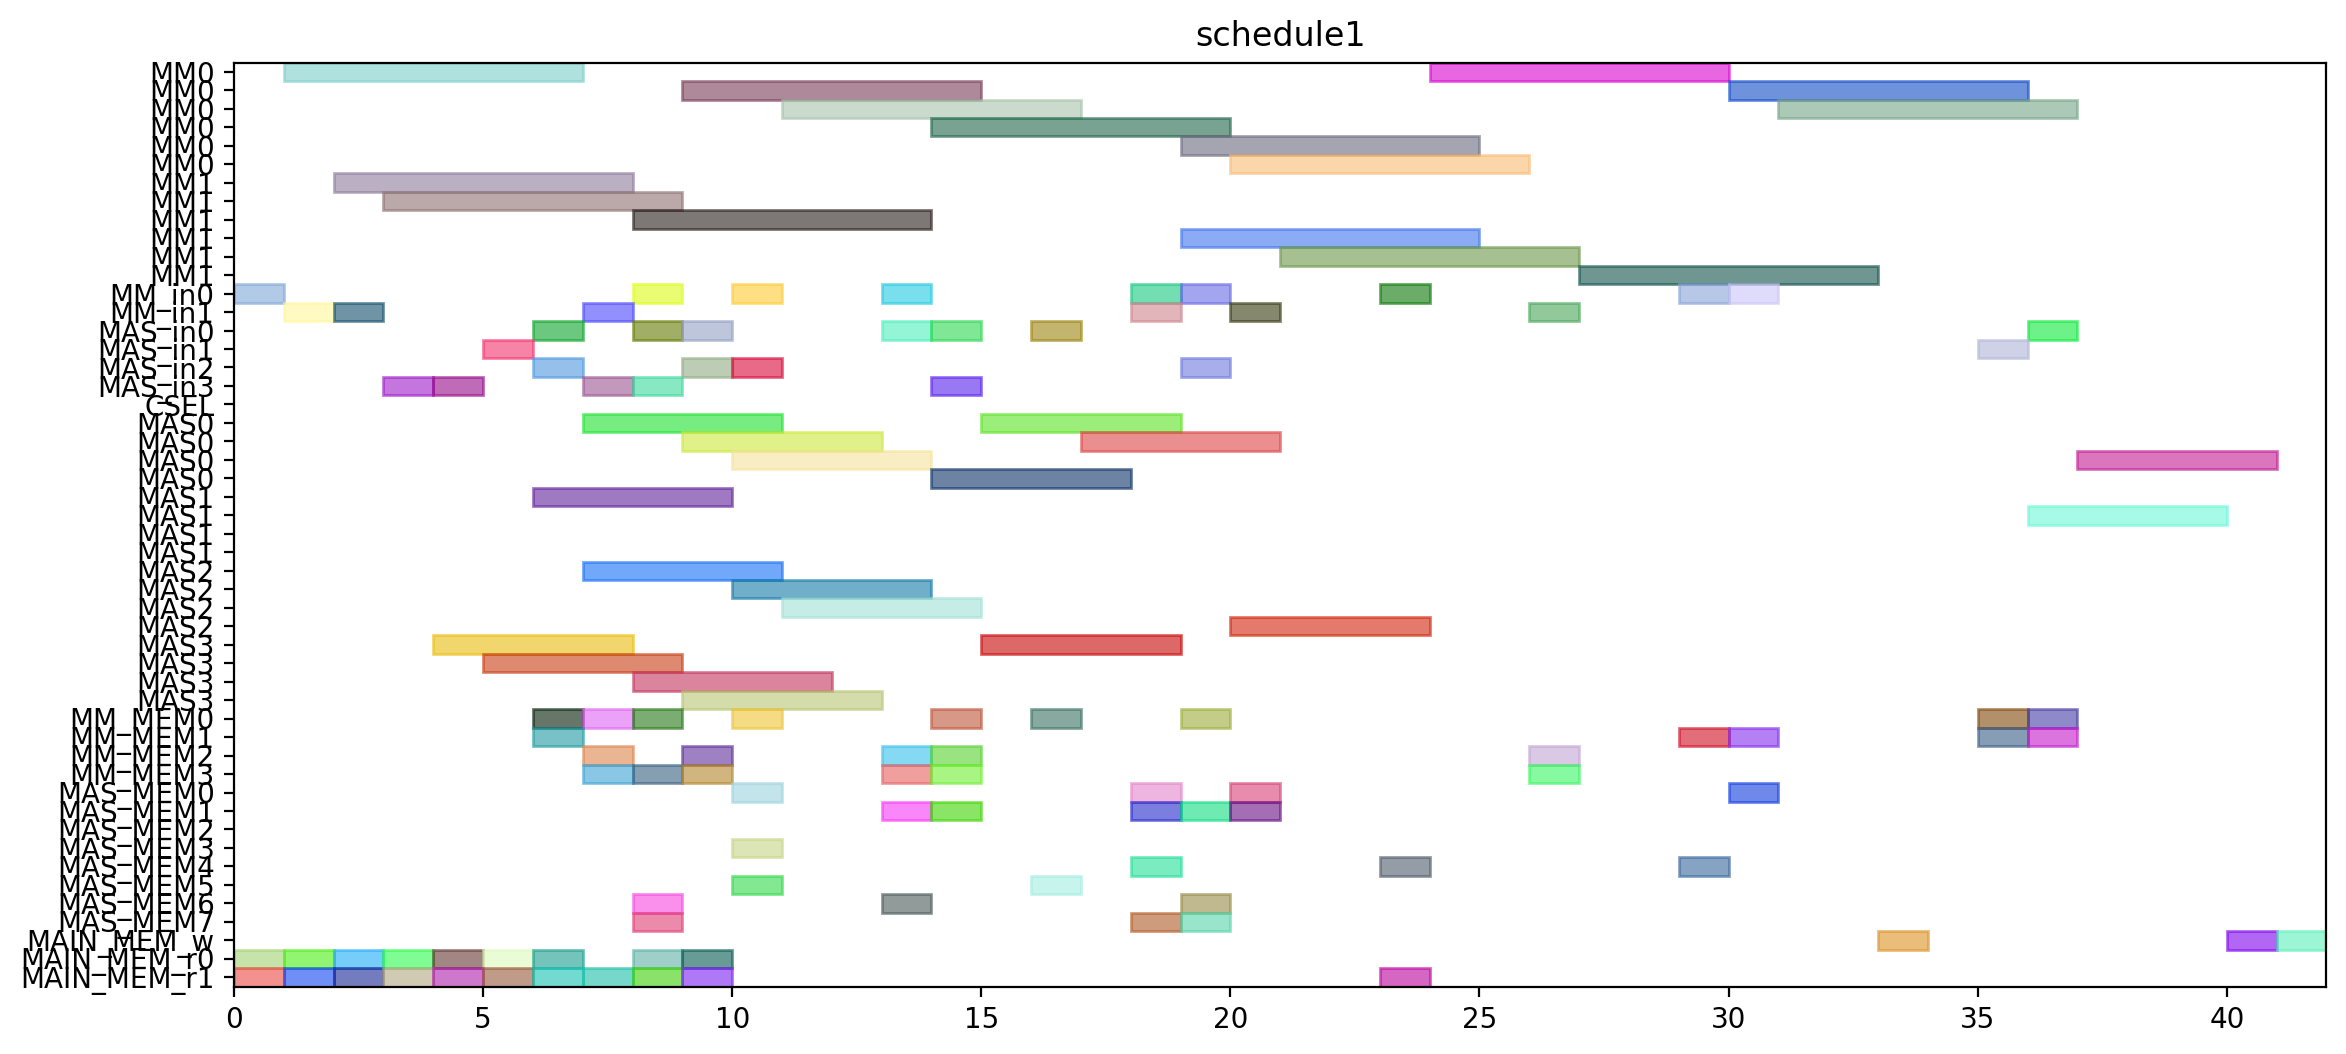

The script that drew this image:
from pyschedule import Scenario, solvers, plotters, alt


def solve():
	horizon = 150
	S = Scenario("schedule1", horizon=horizon)

	# resource
	MM = S.Resources('MM', num=2, size=6)
	MM_in = S.Resources('MM_in', num=2)
	MAS_in = S.Resources('MAS_in', num=4)
	CSEL = S.Resource('CSEL')
	MAS = S.Resources('MAS', num=4, size=4, periods=range(1, horizon))
	MM_MEM = S.Resources('MM_MEM', num=4)
	MAS_MEM = S.Resources('MAS_MEM', num=8)
	MAIN_MEM_w = S.Resource('MAIN_MEM_w', size=1)
	MAIN_MEM_r = S.Resources('MAIN_MEM_r', num=2)

	# result of previous scheduling
	t0_in = S.Task('t0_in', length=1, delay_cost=1)
	S += t0_in >= 0
	t0_in += MM_in[0]

	t0_mem0 = S.Task('t0_mem0', length=1, delay_cost=1)
	S += t0_mem0 >= 0
	t0_mem0 += MAIN_MEM_r[0]

	t0_mem1 = S.Task('t0_mem1', length=1, delay_cost=1)
	S += t0_mem1 >= 0
	t0_mem1 += MAIN_MEM_r[1]

	t0 = S.Task('t0', length=6, delay_cost=1)
	S += t0 >= 1
	t0 += MM[0]

	t2_in = S.Task('t2_in', length=1, delay_cost=1)
	S += t2_in >= 1
	t2_in += MM_in[1]

	t2_mem0 = S.Task('t2_mem0', length=1, delay_cost=1)
	S += t2_mem0 >= 1
	t2_mem0 += MAIN_MEM_r[0]

	t2_mem1 = S.Task('t2_mem1', length=1, delay_cost=1)
	S += t2_mem1 >= 1
	t2_mem1 += MAIN_MEM_r[1]

	t1_in = S.Task('t1_in', length=1, delay_cost=1)
	S += t1_in >= 2
	t1_in += MM_in[1]

	t1_mem0 = S.Task('t1_mem0', length=1, delay_cost=1)
	S += t1_mem0 >= 2
	t1_mem0 += MAIN_MEM_r[0]

	t1_mem1 = S.Task('t1_mem1', length=1, delay_cost=1)
	S += t1_mem1 >= 2
	t1_mem1 += MAIN_MEM_r[1]

	t2 = S.Task('t2', length=6, delay_cost=1)
	S += t2 >= 2
	t2 += MM[1]

	t1 = S.Task('t1', length=6, delay_cost=1)
	S += t1 >= 3
	t1 += MM[1]

	t3_in = S.Task('t3_in', length=1, delay_cost=1)
	S += t3_in >= 3
	t3_in += MAS_in[3]

	t3_mem0 = S.Task('t3_mem0', length=1, delay_cost=1)
	S += t3_mem0 >= 3
	t3_mem0 += MAIN_MEM_r[0]

	t3_mem1 = S.Task('t3_mem1', length=1, delay_cost=1)
	S += t3_mem1 >= 3
	t3_mem1 += MAIN_MEM_r[1]

	t3 = S.Task('t3', length=4, delay_cost=1)
	S += t3 >= 4
	t3 += MAS[3]

	t4_in = S.Task('t4_in', length=1, delay_cost=1)
	S += t4_in >= 4
	t4_in += MAS_in[3]

	t4_mem0 = S.Task('t4_mem0', length=1, delay_cost=1)
	S += t4_mem0 >= 4
	t4_mem0 += MAIN_MEM_r[0]

	t4_mem1 = S.Task('t4_mem1', length=1, delay_cost=1)
	S += t4_mem1 >= 4
	t4_mem1 += MAIN_MEM_r[1]

	t4 = S.Task('t4', length=4, delay_cost=1)
	S += t4 >= 5
	t4 += MAS[3]

	t9_in = S.Task('t9_in', length=1, delay_cost=1)
	S += t9_in >= 5
	t9_in += MAS_in[1]

	t9_mem0 = S.Task('t9_mem0', length=1, delay_cost=1)
	S += t9_mem0 >= 5
	t9_mem0 += MAIN_MEM_r[0]

	t9_mem1 = S.Task('t9_mem1', length=1, delay_cost=1)
	S += t9_mem1 >= 5
	t9_mem1 += MAIN_MEM_r[1]

	t18_in = S.Task('t18_in', length=1, delay_cost=1)
	S += t18_in >= 6
	t18_in += MAS_in[2]

	t18_mem0 = S.Task('t18_mem0', length=1, delay_cost=1)
	S += t18_mem0 >= 6
	t18_mem0 += MM_MEM[0]

	t18_mem1 = S.Task('t18_mem1', length=1, delay_cost=1)
	S += t18_mem1 >= 6
	t18_mem1 += MM_MEM[1]

	t8_in = S.Task('t8_in', length=1, delay_cost=1)
	S += t8_in >= 6
	t8_in += MAS_in[0]

	t8_mem0 = S.Task('t8_mem0', length=1, delay_cost=1)
	S += t8_mem0 >= 6
	t8_mem0 += MAIN_MEM_r[0]

	t8_mem1 = S.Task('t8_mem1', length=1, delay_cost=1)
	S += t8_mem1 >= 6
	t8_mem1 += MAIN_MEM_r[1]

	t9 = S.Task('t9', length=4, delay_cost=1)
	S += t9 >= 6
	t9 += MAS[1]

	t16_in = S.Task('t16_in', length=1, delay_cost=1)
	S += t16_in >= 7
	t16_in += MAS_in[3]

	t16_mem0 = S.Task('t16_mem0', length=1, delay_cost=1)
	S += t16_mem0 >= 7
	t16_mem0 += MM_MEM[0]

	t16_mem1 = S.Task('t16_mem1', length=1, delay_cost=1)
	S += t16_mem1 >= 7
	t16_mem1 += MM_MEM[3]

	t18 = S.Task('t18', length=4, delay_cost=1)
	S += t18 >= 7
	t18 += MAS[2]

	t20_in = S.Task('t20_in', length=1, delay_cost=1)
	S += t20_in >= 7
	t20_in += MM_in[1]

	t20_mem0 = S.Task('t20_mem0', length=1, delay_cost=1)
	S += t20_mem0 >= 7
	t20_mem0 += MM_MEM[2]

	t20_mem1 = S.Task('t20_mem1', length=1, delay_cost=1)
	S += t20_mem1 >= 7
	t20_mem1 += MAIN_MEM_r[1]

	t8 = S.Task('t8', length=4, delay_cost=1)
	S += t8 >= 7
	t8 += MAS[0]

	t13_in = S.Task('t13_in', length=1, delay_cost=1)
	S += t13_in >= 8
	t13_in += MAS_in[3]

	t13_mem0 = S.Task('t13_mem0', length=1, delay_cost=1)
	S += t13_mem0 >= 8
	t13_mem0 += MAIN_MEM_r[0]

	t13_mem1 = S.Task('t13_mem1', length=1, delay_cost=1)
	S += t13_mem1 >= 8
	t13_mem1 += MAIN_MEM_r[1]

	t16 = S.Task('t16', length=4, delay_cost=1)
	S += t16 >= 8
	t16 += MAS[3]

	t20 = S.Task('t20', length=6, delay_cost=1)
	S += t20 >= 8
	t20 += MM[1]

	t5_in = S.Task('t5_in', length=1, delay_cost=1)
	S += t5_in >= 8
	t5_in += MM_in[0]

	t5_mem0 = S.Task('t5_mem0', length=1, delay_cost=1)
	S += t5_mem0 >= 8
	t5_mem0 += MAS_MEM[6]

	t5_mem1 = S.Task('t5_mem1', length=1, delay_cost=1)
	S += t5_mem1 >= 8
	t5_mem1 += MAS_MEM[7]

	t6_in = S.Task('t6_in', length=1, delay_cost=1)
	S += t6_in >= 8
	t6_in += MAS_in[0]

	t6_mem0 = S.Task('t6_mem0', length=1, delay_cost=1)
	S += t6_mem0 >= 8
	t6_mem0 += MM_MEM[0]

	t6_mem1 = S.Task('t6_mem1', length=1, delay_cost=1)
	S += t6_mem1 >= 8
	t6_mem1 += MM_MEM[3]

	t11_in = S.Task('t11_in', length=1, delay_cost=1)
	S += t11_in >= 9
	t11_in += MAS_in[2]

	t11_mem0 = S.Task('t11_mem0', length=1, delay_cost=1)
	S += t11_mem0 >= 9
	t11_mem0 += MM_MEM[2]

	t11_mem1 = S.Task('t11_mem1', length=1, delay_cost=1)
	S += t11_mem1 >= 9
	t11_mem1 += MM_MEM[3]

	t13 = S.Task('t13', length=4, delay_cost=1)
	S += t13 >= 9
	t13 += MAS[3]

	t14_in = S.Task('t14_in', length=1, delay_cost=1)
	S += t14_in >= 9
	t14_in += MAS_in[0]

	t14_mem0 = S.Task('t14_mem0', length=1, delay_cost=1)
	S += t14_mem0 >= 9
	t14_mem0 += MAIN_MEM_r[0]

	t14_mem1 = S.Task('t14_mem1', length=1, delay_cost=1)
	S += t14_mem1 >= 9
	t14_mem1 += MAIN_MEM_r[1]

	t5 = S.Task('t5', length=6, delay_cost=1)
	S += t5 >= 9
	t5 += MM[0]

	t6 = S.Task('t6', length=4, delay_cost=1)
	S += t6 >= 9
	t6 += MAS[0]

	t10_in = S.Task('t10_in', length=1, delay_cost=1)
	S += t10_in >= 10
	t10_in += MM_in[0]

	t10_mem0 = S.Task('t10_mem0', length=1, delay_cost=1)
	S += t10_mem0 >= 10
	t10_mem0 += MAS_MEM[0]

	t10_mem1 = S.Task('t10_mem1', length=1, delay_cost=1)
	S += t10_mem1 >= 10
	t10_mem1 += MAS_MEM[3]

	t11 = S.Task('t11', length=4, delay_cost=1)
	S += t11 >= 10
	t11 += MAS[2]

	t14 = S.Task('t14', length=4, delay_cost=1)
	S += t14 >= 10
	t14 += MAS[0]

	t19_in = S.Task('t19_in', length=1, delay_cost=1)
	S += t19_in >= 10
	t19_in += MAS_in[2]

	t19_mem0 = S.Task('t19_mem0', length=1, delay_cost=1)
	S += t19_mem0 >= 10
	t19_mem0 += MM_MEM[0]

	t19_mem1 = S.Task('t19_mem1', length=1, delay_cost=1)
	S += t19_mem1 >= 10
	t19_mem1 += MAS_MEM[5]

	t10 = S.Task('t10', length=6, delay_cost=1)
	S += t10 >= 11
	t10 += MM[0]

	t19 = S.Task('t19', length=4, delay_cost=1)
	S += t19 >= 11
	t19 += MAS[2]

	t15_in = S.Task('t15_in', length=1, delay_cost=1)
	S += t15_in >= 13
	t15_in += MM_in[0]

	t15_mem0 = S.Task('t15_mem0', length=1, delay_cost=1)
	S += t15_mem0 >= 13
	t15_mem0 += MAS_MEM[6]

	t15_mem1 = S.Task('t15_mem1', length=1, delay_cost=1)
	S += t15_mem1 >= 13
	t15_mem1 += MAS_MEM[1]

	t21_in = S.Task('t21_in', length=1, delay_cost=1)
	S += t21_in >= 13
	t21_in += MAS_in[0]

	t21_mem0 = S.Task('t21_mem0', length=1, delay_cost=1)
	S += t21_mem0 >= 13
	t21_mem0 += MM_MEM[2]

	t21_mem1 = S.Task('t21_mem1', length=1, delay_cost=1)
	S += t21_mem1 >= 13
	t21_mem1 += MM_MEM[3]

	t15 = S.Task('t15', length=6, delay_cost=1)
	S += t15 >= 14
	t15 += MM[0]

	t21 = S.Task('t21', length=4, delay_cost=1)
	S += t21 >= 14
	t21 += MAS[0]

	t22_in = S.Task('t22_in', length=1, delay_cost=1)
	S += t22_in >= 14
	t22_in += MAS_in[3]

	t22_mem0 = S.Task('t22_mem0', length=1, delay_cost=1)
	S += t22_mem0 >= 14
	t22_mem0 += MM_MEM[2]

	t22_mem1 = S.Task('t22_mem1', length=1, delay_cost=1)
	S += t22_mem1 >= 14
	t22_mem1 += MM_MEM[3]

	t7_in = S.Task('t7_in', length=1, delay_cost=1)
	S += t7_in >= 14
	t7_in += MAS_in[0]

	t7_mem0 = S.Task('t7_mem0', length=1, delay_cost=1)
	S += t7_mem0 >= 14
	t7_mem0 += MM_MEM[0]

	t7_mem1 = S.Task('t7_mem1', length=1, delay_cost=1)
	S += t7_mem1 >= 14
	t7_mem1 += MAS_MEM[1]

	t22 = S.Task('t22', length=4, delay_cost=1)
	S += t22 >= 15
	t22 += MAS[3]

	t7 = S.Task('t7', length=4, delay_cost=1)
	S += t7 >= 15
	t7 += MAS[0]

	t12_in = S.Task('t12_in', length=1, delay_cost=1)
	S += t12_in >= 16
	t12_in += MAS_in[0]

	t12_mem0 = S.Task('t12_mem0', length=1, delay_cost=1)
	S += t12_mem0 >= 16
	t12_mem0 += MM_MEM[0]

	t12_mem1 = S.Task('t12_mem1', length=1, delay_cost=1)
	S += t12_mem1 >= 16
	t12_mem1 += MAS_MEM[5]

	t12 = S.Task('t12', length=4, delay_cost=1)
	S += t12 >= 17
	t12 += MAS[0]

	t25_in = S.Task('t25_in', length=1, delay_cost=1)
	S += t25_in >= 18
	t25_in += MM_in[0]

	t25_mem0 = S.Task('t25_mem0', length=1, delay_cost=1)
	S += t25_mem0 >= 18
	t25_mem0 += MAS_MEM[0]

	t25_mem1 = S.Task('t25_mem1', length=1, delay_cost=1)
	S += t25_mem1 >= 18
	t25_mem1 += MAS_MEM[7]

	t28_in = S.Task('t28_in', length=1, delay_cost=1)
	S += t28_in >= 18
	t28_in += MM_in[1]

	t28_mem0 = S.Task('t28_mem0', length=1, delay_cost=1)
	S += t28_mem0 >= 18
	t28_mem0 += MAS_MEM[4]

	t28_mem1 = S.Task('t28_mem1', length=1, delay_cost=1)
	S += t28_mem1 >= 18
	t28_mem1 += MAS_MEM[1]

	t17_in = S.Task('t17_in', length=1, delay_cost=1)
	S += t17_in >= 19
	t17_in += MAS_in[2]

	t17_mem0 = S.Task('t17_mem0', length=1, delay_cost=1)
	S += t17_mem0 >= 19
	t17_mem0 += MM_MEM[0]

	t17_mem1 = S.Task('t17_mem1', length=1, delay_cost=1)
	S += t17_mem1 >= 19
	t17_mem1 += MAS_MEM[7]

	t25 = S.Task('t25', length=6, delay_cost=1)
	S += t25 >= 19
	t25 += MM[0]

	t27_in = S.Task('t27_in', length=1, delay_cost=1)
	S += t27_in >= 19
	t27_in += MM_in[0]

	t27_mem0 = S.Task('t27_mem0', length=1, delay_cost=1)
	S += t27_mem0 >= 19
	t27_mem0 += MAS_MEM[6]

	t27_mem1 = S.Task('t27_mem1', length=1, delay_cost=1)
	S += t27_mem1 >= 19
	t27_mem1 += MAS_MEM[1]

	t28 = S.Task('t28', length=6, delay_cost=1)
	S += t28 >= 19
	t28 += MM[1]

	t17 = S.Task('t17', length=4, delay_cost=1)
	S += t17 >= 20
	t17 += MAS[2]

	t27 = S.Task('t27', length=6, delay_cost=1)
	S += t27 >= 20
	t27 += MM[0]

	t29_in = S.Task('t29_in', length=1, delay_cost=1)
	S += t29_in >= 20
	t29_in += MM_in[1]

	t29_mem0 = S.Task('t29_mem0', length=1, delay_cost=1)
	S += t29_mem0 >= 20
	t29_mem0 += MAS_MEM[0]

	t29_mem1 = S.Task('t29_mem1', length=1, delay_cost=1)
	S += t29_mem1 >= 20
	t29_mem1 += MAS_MEM[1]

	t29 = S.Task('t29', length=6, delay_cost=1)
	S += t29 >= 21
	t29 += MM[1]

	t23_in = S.Task('t23_in', length=1, delay_cost=1)
	S += t23_in >= 23
	t23_in += MM_in[0]

	t23_mem0 = S.Task('t23_mem0', length=1, delay_cost=1)
	S += t23_mem0 >= 23
	t23_mem0 += MAS_MEM[4]

	t23_mem1 = S.Task('t23_mem1', length=1, delay_cost=1)
	S += t23_mem1 >= 23
	t23_mem1 += MAIN_MEM_r[1]

	t23 = S.Task('t23', length=6, delay_cost=1)
	S += t23 >= 24
	t23 += MM[0]


	# new tasks
	t24 = S.Task('t24', length=6, delay_cost=1)
	t24 += alt(MM)
	t24_in = S.Task('t24_in', length=1, delay_cost=1)
	t24_in += alt(MM_in)
	S += t24_in*MM_in[0]<=t24*MM[0]
	S += t24_in*MM_in[1]<=t24*MM[1]
	t24_mem0 = S.Task('t24_mem0', length=1, delay_cost=1)
	t24_mem0 += MAS_MEM[0]
	S += 20 < t24_mem0
	S += t24_mem0 <= t24

	t24_mem1 = S.Task('t24_mem1', length=1, delay_cost=1)
	t24_mem1 += MM_MEM[1]
	S += 29 < t24_mem1
	S += t24_mem1 <= t24

	t26 = S.Task('t26', length=6, delay_cost=1)
	t26 += alt(MM)
	t26_in = S.Task('t26_in', length=1, delay_cost=1)
	t26_in += alt(MM_in)
	S += t26_in*MM_in[0]<=t26*MM[0]
	S += t26_in*MM_in[1]<=t26*MM[1]
	t26_mem0 = S.Task('t26_mem0', length=1, delay_cost=1)
	t26_mem0 += MAS_MEM[4]
	S += 14 < t26_mem0
	S += t26_mem0 <= t26

	t26_mem1 = S.Task('t26_mem1', length=1, delay_cost=1)
	t26_mem1 += MM_MEM[1]
	S += 29 < t26_mem1
	S += t26_mem1 <= t26

	PZ_new = S.Task('PZ_new', length=6, delay_cost=1)
	PZ_new += alt(MM)
	PZ_new_in = S.Task('PZ_new_in', length=1, delay_cost=1)
	PZ_new_in += alt(MM_in)
	S += PZ_new_in*MM_in[0]<=PZ_new*MM[0]
	S += PZ_new_in*MM_in[1]<=PZ_new*MM[1]
	S += 0<PZ_new

	PZ_new_w = S.Task('PZ_new_w', length=1, delay_cost=1)
	PZ_new_w += alt(MAIN_MEM_w)
	S += PZ_new <= PZ_new_w

	PZ_new_mem0 = S.Task('PZ_new_mem0', length=1, delay_cost=1)
	PZ_new_mem0 += MM_MEM[2]
	S += 26 < PZ_new_mem0
	S += PZ_new_mem0 <= PZ_new

	PZ_new_mem1 = S.Task('PZ_new_mem1', length=1, delay_cost=1)
	PZ_new_mem1 += MM_MEM[3]
	S += 24 < PZ_new_mem1
	S += PZ_new_mem1 <= PZ_new

	PX_new = S.Task('PX_new', length=4, delay_cost=1)
	PX_new += alt(MAS)
	PX_new_in = S.Task('PX_new_in', length=1, delay_cost=1)
	PX_new_in += alt(MAS_in)
	S += PX_new_in*MAS_in[0]<=PX_new*MAS[0]

	S += PX_new_in*MAS_in[1]<=PX_new*MAS[1]

	S += PX_new_in*MAS_in[2]<=PX_new*MAS[2]

	S += PX_new_in*MAS_in[3]<=PX_new*MAS[3]

	S += 0<PX_new

	PX_new_w = S.Task('PX_new_w', length=1, delay_cost=1)
	PX_new_w += alt(MAIN_MEM_w)
	S += PX_new <= PX_new_w

	PX_new_mem0 = S.Task('PX_new_mem0', length=1, delay_cost=1)
	PX_new_mem0 += MM_MEM[0]
	S += 24 < PX_new_mem0
	S += PX_new_mem0 <= PX_new

	PX_new_mem1 = S.Task('PX_new_mem1', length=1, delay_cost=1)
	PX_new_mem1 += alt(MM_MEM)
	S += (t24*MM[0])-1 < PX_new_mem1*MM_MEM[1]
	S += (t24*MM[1])-1 < PX_new_mem1*MM_MEM[3]
	S += PX_new_mem1 <= PX_new

	PY_new = S.Task('PY_new', length=4, delay_cost=1)
	PY_new += alt(MAS)
	PY_new_in = S.Task('PY_new_in', length=1, delay_cost=1)
	PY_new_in += alt(MAS_in)
	S += PY_new_in*MAS_in[0]<=PY_new*MAS[0]

	S += PY_new_in*MAS_in[1]<=PY_new*MAS[1]

	S += PY_new_in*MAS_in[2]<=PY_new*MAS[2]

	S += PY_new_in*MAS_in[3]<=PY_new*MAS[3]

	S += 0<PY_new

	PY_new_w = S.Task('PY_new_w', length=1, delay_cost=1)
	PY_new_w += alt(MAIN_MEM_w)
	S += PY_new <= PY_new_w

	PY_new_mem0 = S.Task('PY_new_mem0', length=1, delay_cost=1)
	PY_new_mem0 += MM_MEM[0]
	S += 25 < PY_new_mem0
	S += PY_new_mem0 <= PY_new

	PY_new_mem1 = S.Task('PY_new_mem1', length=1, delay_cost=1)
	PY_new_mem1 += alt(MM_MEM)
	S += (t26*MM[0])-1 < PY_new_mem1*MM_MEM[1]
	S += (t26*MM[1])-1 < PY_new_mem1*MM_MEM[3]
	S += PY_new_mem1 <= PY_new

	solvers.mip.solve(S,msg=1,kind='CPLEX',ratio_gap=1.01)

	solution = [['hoge']*len(S.solution()[1]) for i in range(len(S.solution()))]
	for i in range(len(S.solution())):
		for j in range(len(S.solution()[i])):
			solution[i][j]=str(S.solution()[i][j])
	print(solution)

	cycles = int(solution[-1][3])

	pic_file_name = "/mnt/rose/usr1/fukuda/ABE/multiRAM_multiMAS_16mux/scheduling_result/stage6MM2_stage4MAS4/EP_ADD_A_0/schedule1.png"
	if(S.solution() != []):
		plotters.matplotlib.plot(S,img_filename=pic_file_name, show_task_labels=False, fig_size=(cycles*0.25+3, 6))

	return solution
